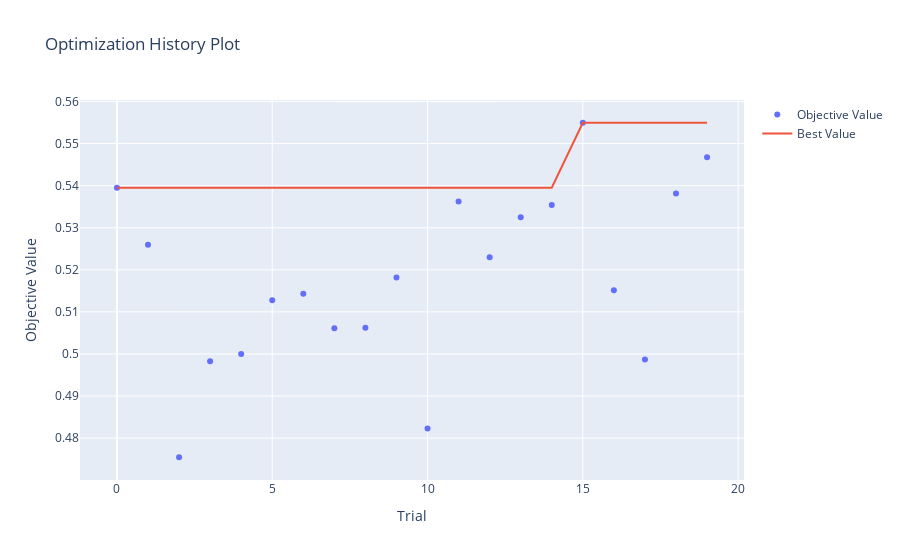

Notebook source saved alongside this figure:
### Code cell
#GB optm history

optuna.visualization.plot_optimization_history(gb_auc_study)

### Figure 1 — Plotly figure (JSON) as saved in the notebook; plotly's stock layout.template omitted (floating-point values rounded to 4 significant figures)
{"data": [{"mode": "markers", "name": "Objective Value", "type": "scatter", "x": [0, 1, 2, 3, 4, 5, 6, 7, 8, 9, 10, 11, 12, 13, 14, 15, 16, 17, 18, 19], "y": [0.5395, 0.526, 0.4755, 0.4983, 0.5, 0.5127, 0.5143, 0.5061, 0.5062, 0.5182, 0.4823, 0.5363, 0.523, 0.5325, 0.5354, 0.555, 0.5151, 0.4987, 0.5381, 0.5468]}, {"mode": "lines", "name": "Best Value", "type": "scatter", "x": [0, 1, 2, 3, 4, 5, 6, 7, 8, 9, 10, 11, 12, 13, 14, 15, 16, 17, 18, 19], "y": [0.5395, 0.5395, 0.5395, 0.5395, 0.5395, 0.5395, 0.5395, 0.5395, 0.5395, 0.5395, 0.5395, 0.5395, 0.5395, 0.5395, 0.5395, 0.555, 0.555, 0.555, 0.555, 0.555]}, {"marker": {"color": "#cccccc"}, "mode": "markers", "name": "Infeasible Trial", "showlegend": false, "type": "scatter", "x": [], "y": []}], "layout": {"title": {"text": "Optimization History Plot"}, "xaxis": {"title": {"text": "Trial"}}, "yaxis": {"title": {"text": "Objective Value"}}}}
